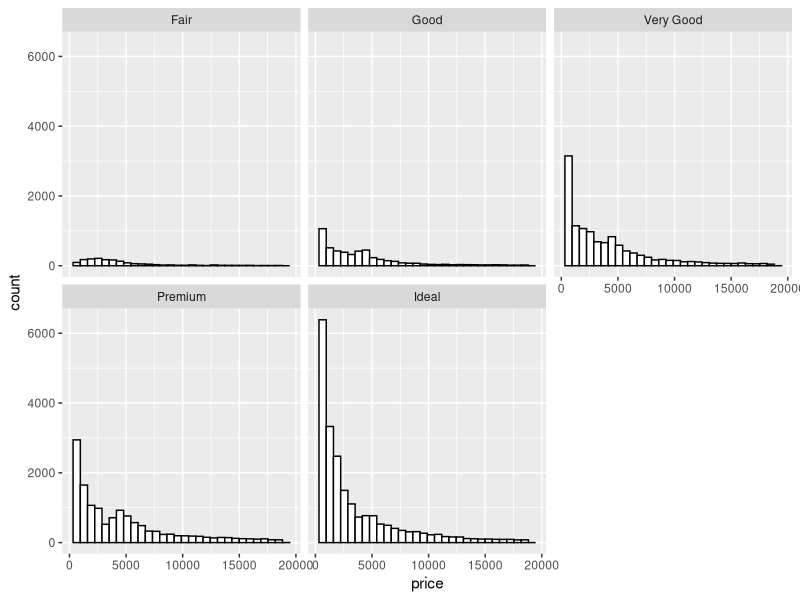
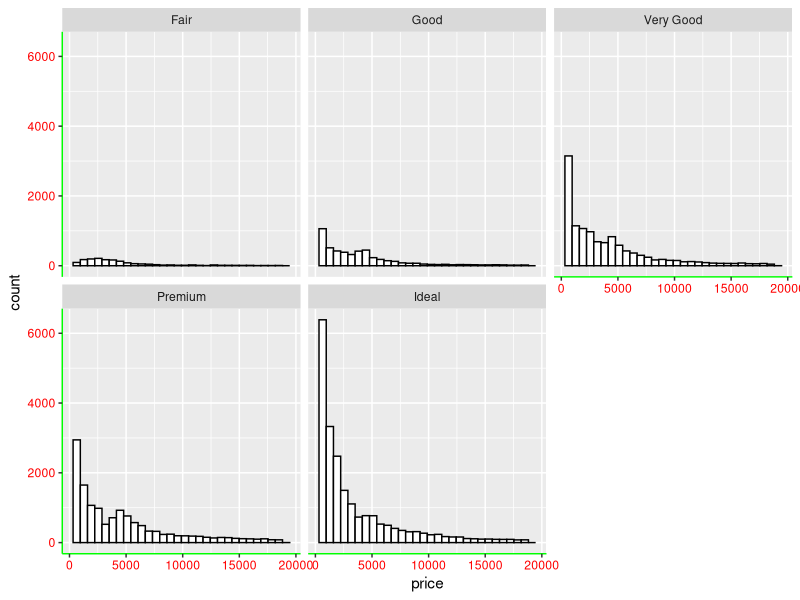

These charts were generated, in order, by the following R code:
## ---- chunk 1

library(tidyverse)
diamonds

## ---- chunk 2

ggplot(data = diamonds, aes(x = price)) +
  geom_histogram(colour = "black", fill = "white") +
  facet_wrap(~cut)

## ---- chunk 3

ggplot(data = diamonds, aes(x = price)) +
  geom_histogram(colour = "black", fill = "white") +
  facet_wrap(~cut) +
  theme(axis.line = element_line(colour = "green")) +
  theme(axis.text = element_text(colour = "red"))

